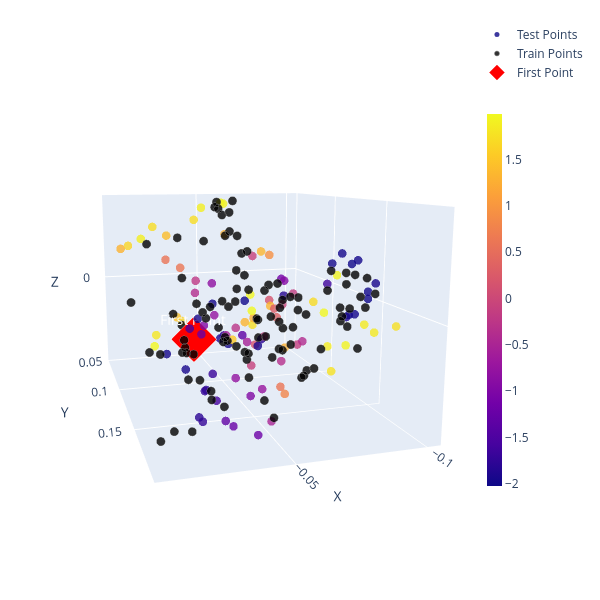

Here is the notebook cell this chart was saved with:
### Code cell
fig = go.Figure(data=[go.Scatter3d(
                            x=x_test[:,0],
                            y=x_test[:,1],
                            z=x_test[:,2], 
                            mode='markers', 
                            marker=dict(size=5, color=f, colorscale='plasma',opacity=0.8,
                                        #cmin= np.min(my_kernel_plot),
                                        #cmax= np.max(my_kernel_plot),
                                       showscale=True,  # This adds the colorbar
                                      colorbar=dict(thickness=15,
                                                    len=0.7)),
                            name="Test Points"  # Add name for legend
                        )])

# Add x_train data with black colors
fig.add_trace(go.Scatter3d(
    x=x_train[:, 0],
    y=x_train[:, 1],
    z=x_train[:, 2], 
    mode='markers',
    marker=dict(
        size=5,  # Same size as test points
        color='black',  # Black color
        opacity=0.8,
        line=dict(width=0.5, color='gray')  # Optional: add gray border
    ),
    name="Train Points"
))

# Highlight the first point
fig.add_trace(go.Scatter3d(
    x=[x_test[0, 0]],
    y=[x_test[0, 1]],
    z=[x_test[0, 2]], 
    mode='markers+text',
    marker=dict(
        size=15,  # Larger size
        color='red',  # Different color
        symbol='diamond',  # Different shape
        line=dict(width=3, color='white')  # White border
    ),
    text=["First Point"],
    textposition="top center",
    textfont=dict(size=14, color='white'),
    name="First Point"
))

fig.update_layout(
    scene=dict(xaxis_title='X', yaxis_title='Y', zaxis_title='Z',camera=dict(eye=dict(x=0.75, y=2.5, z=0.5)) ),
    width=600, height=600, margin=dict(r=30, b=20, l=20, t=20) )
fig.show()
